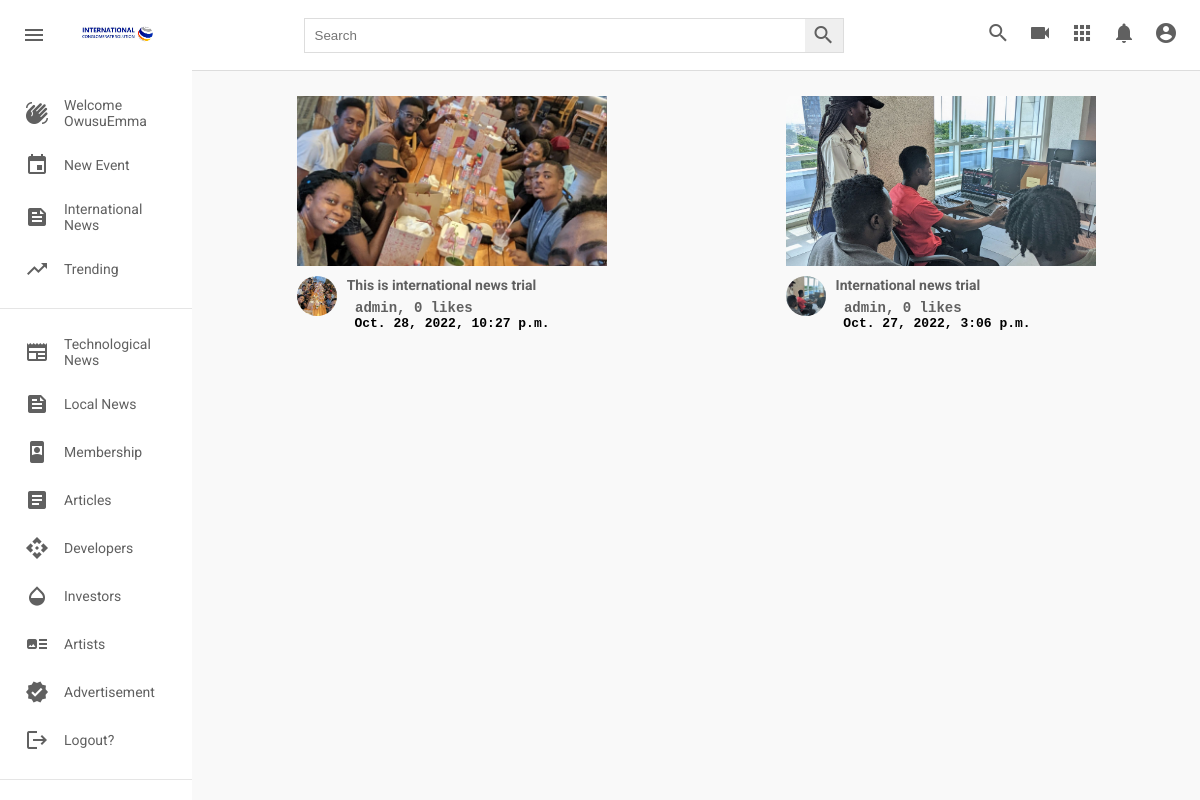
Page /internationalnews/ (signed in) on the committed database.
### post/models.py (models this page shows, shortened)
class InternationalNews(models.Model):
    title = models.CharField(max_length=500, verbose_name="title", blank=True)
    picture = models.ImageField(upload_to=user_directory_path, verbose_name="Picture", null=True)
    caption = models.CharField(max_length=500000, verbose_name="Caption")
    posted = models.DateTimeField(auto_now_add=True)
    tag = models.ManyToManyField(Tag, related_name="internationalNews")
    user = models.ForeignKey(User, on_delete=models.CASCADE)
    likes = models.IntegerField(default=0)

### post/views.py (the view)
# urls.py: path('internationalnews/', views.internationalnews, name="internationalnews"),
def internationalnews(request):
    search_post = request.GET.get('search')
    if search_post:
        posts = InternationalNews.objects.filter(Q(title__icontains=search_post) | Q(caption__icontains=search_post))
    else:
        posts = InternationalNews.objects.all().order_by("-posted")
    context = {
        'post_items' :  posts
    }
    return render(request, "internationalnews.html", context)

### templates/internationalnews.html (shortened to what this page needs)
{% extends 'base.html' %}
{% load static %}
   {% block content %}
      <div class="videos">
        <div class="videos__container">
          {% for post in post_items %}
          <div class="video">
            <div class="video__thumbnail">
              <a href="{% url 'internationalnewsDetail' post.id %}"><img src="{{ post.picture.url }}" alt="" /></a>
            </div>
            <div class="video__details">
              <div class="author">
                <img
                  src="{{ post.picture.url }}"
                  alt=""
                />
              </div>
              <div class="title">
                <h3> <a href="{% url 'internationalnewsDetail' post.id %}"> {{post.title}}</a></h3>
                 <pre><b><a href="{% url 'internationalnewsDetail' post.id %}"> {{post.user.username}}, {{post.likes}} likes </a></b></pre>
                <pre> <b>{{post.posted}}</b></pre>
              </div>
            </div>
          </div>
          {% endfor %}
        </div>
      </div>
    </div>
   {% endblock content %}

### templates/base.html (shortened to what this page needs)
{% load static %}
<html lang="en">
  <head>
    <link rel="stylesheet" href={% static 'styles.css'%} />
  </head>
  <body>
    {% if user.is_authenticated %}
    <div class="header">
      <div class="header__left">
        <i id="menu" class="material-icons">menu</i>
        <img
          src={% static 'images/mainlogo.jpg'%}
          alt=""
        />
      </div>
      <div class="header__search">
        <form action="">
          <input type="text" placeholder="Search" aria-label="Search" name="search" type="search" />
          <button><i class="material-icons">search</i></button>
        </form>
      </div>
      <div class="header__icons">
        <i class="material-icons display-this">search</i>
        <i class="material-icons">videocam</i>
        <i class="material-icons">apps</i>
        <i class="material-icons">notifications</i>
        <a href="{% url 'profile' request.user.username %}"
        class="nav-item nav-link {% if request.user.username in request.path %}active{% endif %}">
        <i class="material-icons display-this">account_circle</i>
        </a>
      </div>
    </div>
    <div class="mainBody">
      <div class="sidebar">
        <div class="sidebar__categories">
          <div class="sidebar__category">
            <i class="material-icons">waving_hand</i>
            <span>Welcome {{ user.username }}</span>
          </div>
          <div class="sidebar__category">
            <i class="material-icons">event</i>
            <span><a style="text-decoration:none; color: rgb(96, 96, 96);" href="{% url 'newevent' %}">New Event</a></span>
          </div>
          <div class="sidebar__category">
            <i class="material-icons">feed</i>
            <span><a style="text-decoration:none; color: rgb(96, 96, 96);" href="{% url 'internationalnews' %}">International News</a></span>
          </div>
          <div class="sidebar__category">
            <i class="material-icons">trending_up</i>
            <span><a style="text-decoration:none; color: rgb(96, 96, 96);" href="{% url 'trending' %}">Trending</a></span>
          </div>
        </div>
        <hr />
        <div class="sidebar__categories">
          <div class="sidebar__category">
            <i class="material-icons">newspaper</i>
            <span><a style="text-decoration:none; color: rgb(96, 96, 96);" href="{% url 'technologicalnews' %}">Technological News</a></span>
          </div>
          <div class="sidebar__category">
            <i class="material-icons">feed</i>
            <span><a style="text-decoration:none; color: rgb(96, 96, 96);" href="{% url 'localnews' %}">Local News</a></span>
          </div>
          <div class="sidebar__category">
            <i class="material-icons">remember_me</i>
            <span>Membership</span>
          </div>
          <div class="sidebar__category">
            <i class="material-icons">article</i>
            <span><a style="text-decoration:none; color: rgb(96, 96, 96);" href="{% url 'article' %}">Articles</a></span>
          </div>
          <div class="sidebar__category">
            <i class="material-icons">api</i>
            <span>Developers</span>
          </div>
          <div class="sidebar__category">
            <i class="material-icons">opacity</i>
            <span>Investors</span>
          </div>
          <div class="sidebar__category">
            <i class="material-icons">art_track</i>
            <span> Artists</span>
          </div>
          <div class="sidebar__category">
            <i class="material-icons">verified</i>
            <span>Advertisement</span>
          </div>
          <div class="sidebar__category">
            <i class="material-icons">logout</i>
            <span><a style="text-decoration:none; color: rgb(96, 96, 96);" href="{% url 'logout' %}">Logout?</a></span>
          </div>
        </div>
        <hr />
      </div>
      {% else %}
        <div class="alert alert-success" role="alert">
            <h3>Welcome!</h3>
            <a href="{% url 'register' %}">Signup</a>
            <a href="{% url 'login' %}">Login</a>
        </div>
      {% endif %}
    {% block content %}
    {% endblock content %}
  </body>
</html>

### static/styles.css (style rules this page uses)
* { margin: 0; padding: 0; box-sizing: border-box; }
body { font-family: 'Roboto', sans-serif; }
.material-icons { color: rgb(96, 96, 96); }
.header { display: flex; justify-content: space-between; align-items: center; height: 70px; padding: 15px; }
.header__left { display: flex; align-items: center; }
.header__left img { width: 100px; margin-left: 15px; }
.header i { padding: 0 7px; cursor: pointer; }
.header__search form { border: 1px solid #ddd; height: 35px; margin: 0; padding: 0; display: flex; }
.header__search input { width: 500px; padding: 10px; margin: 0; border-radius: 0; border: none; height: 100%; }
.header__search button { padding: 0; margin: 0; height: 100%; border: none; border-radius: 0; }
.mainBody { height: calc(100vh - 70px); display: flex; overflow: hidden; }
.sidebar { height: 100%; width: 230px; background-color: white; overflow-y: scroll; }
.sidebar__categories { width: 100%; display: flex; flex-direction: column; margin-bottom: 15px; margin-top: 15px; }
.sidebar__category { display: flex; align-items: center; padding: 12px 25px; }
.sidebar__category span { margin-left: 15px; }
hr { height: 1px; background-color: #e5e5e5; border: none; }
.videos { background-color: #f9f9f9; width: 100%; height: 100%; padding: 15px 15px; border-top: 1px solid #ddd; overflow-y: scroll; }
.videos__container { display: flex; flex-direction: row; justify-content: space-around; flex-wrap: wrap; }
.video { width: 310px; margin-bottom: 30px; }
.video__thumbnail { width: 100%; height: 170px; }
.video__thumbnail img { object-fit: cover; height: 100%; width: 100%; }
.author img { object-fit: cover; border-radius: 50%; height: 40px; width: 40px; margin-right: 10px; }
.video__details { display: flex; margin-top: 10px; }
.title { display: flex; flex-direction: column; }
.title h3 { color: rgb(3, 3, 3); line-height: 18px; font-size: 14px; margin-bottom: 6px; }
.title a, span { text-decoration: none; color: rgb(96, 96, 96); font-size: 14px; }
.detailPage_title a, span { text-decoration: none; color: rgb(96, 96, 96); font-size: 14px; }

### rows in the picture
InternationalNews: picture (picture), title "This is international news trial", user.username "admin", likes "0", posted "Oct. 28, 2022, 10:27 p.m."
InternationalNews: picture (picture), title "International news trial", user.username "admin", likes "0", posted "Oct. 27, 2022, 3:06 p.m."

### other values in the picture
{{ user.username }} "OwusuEmma"
